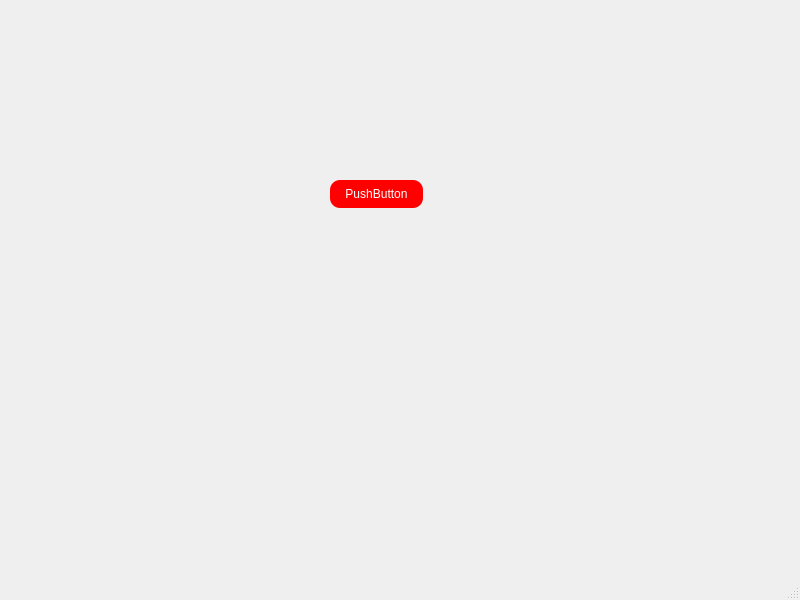
<?xml version="1.0" encoding="UTF-8"?>
<ui version="4.0">
 <class>MainWindow</class>
 <widget class="QMainWindow" name="MainWindow">
  <property name="geometry">
   <rect>
    <x>0</x>
    <y>0</y>
    <width>800</width>
    <height>600</height>
   </rect>
  </property>
  <property name="windowTitle">
   <string>MainWindow</string>
  </property>
  <widget class="QWidget" name="centralwidget">
   <widget class="QPushButton" name="pushButton">
    <property name="geometry">
     <rect>
      <x>330</x>
      <y>180</y>
      <width>93</width>
      <height>28</height>
     </rect>
    </property>
    <property name="styleSheet">
     <string notr="true">background-color: red;
color: white;
border-radius: 10px;</string>
    </property>
    <property name="text">
     <string>PushButton</string>
    </property>
   </widget>
  </widget>
  <widget class="QMenuBar" name="menubar">
   <property name="geometry">
    <rect>
     <x>0</x>
     <y>0</y>
     <width>800</width>
     <height>26</height>
    </rect>
   </property>
  </widget>
  <widget class="QStatusBar" name="statusbar"/>
 </widget>
 <resources/>
 <connections/>
</ui>
